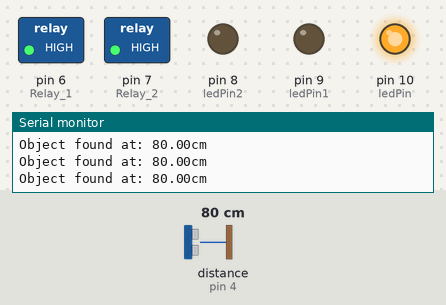
A sketch run on a simulated Arduino Uno, built with avr-gcc and run on an emulated ATmega328P. On the bench: switched loads named in the sketch (green lamp = pin HIGH), output pins drawn as LEDs (lit = HIGH), the last lines printed to the serial monitor. The test bench sets the inputs (shaded band); at power-on: distance to the obstacle (sensor on pin 4) 80 cm. The echo pulse lasts 58.3 µs per cm.

Above: at 3.2 s.
3.3 s: distance to the obstacle (sensor on pin 4) set to 22 cm
4.8 s: distance to the obstacle (sensor on pin 4) set to 18 cm
At 5.6 s:
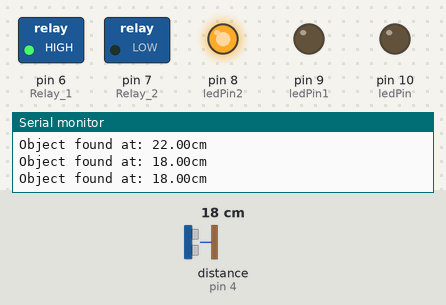
6.5 s: distance to the obstacle (sensor on pin 4) set to 13 cm
At 7.0 s:
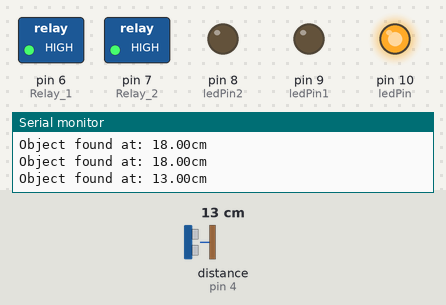
8.0 s: distance to the obstacle (sensor on pin 4) set to 11 cm
9.5 s: distance to the obstacle (sensor on pin 4) set to 8 cm
At 10.7 s:
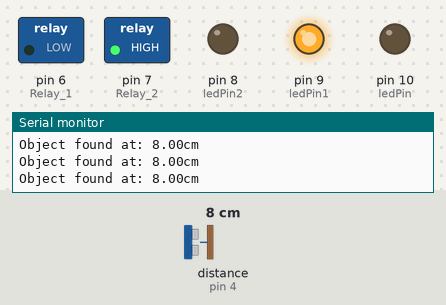
11.0 s: distance to the obstacle (sensor on pin 4) set to 120 cm
At 12.4 s:
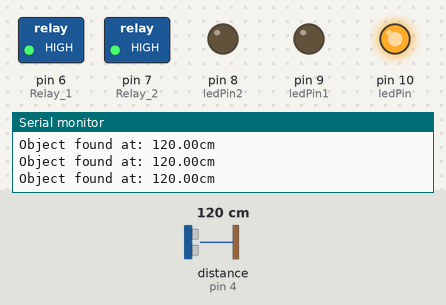
Timing chart, 0 to 13.5 s (numbered marks = the images above; inputs shaded):
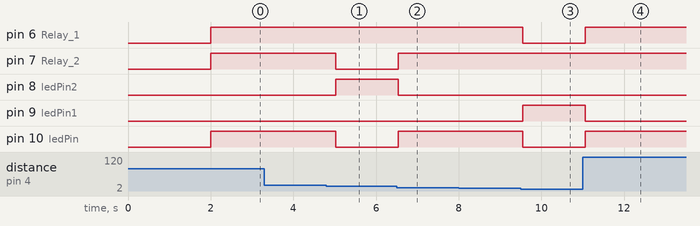

Measured:
- the behaviour switches between 20 and 19 cm on distance to the obstacle (sensor on pin 4) (found by bisection; images 0 and 1)
- the behaviour switches between 15 and 14 cm on distance to the obstacle (sensor on pin 4) (found by bisection; images 1 and 2)
- the behaviour switches between 10 and 9 cm on distance to the obstacle (sensor on pin 4) (found by bisection; images 2 and 3)
- after the input at 4.8 s, pin 7 (Relay_2), pin 10 (ledPin): HIGH → LOW after 0.23 s; pin 8 (ledPin2): LOW → HIGH after 0.23 s
- after the input at 6.5 s, pin 7 (Relay_2), pin 10 (ledPin): LOW → HIGH at once; pin 8 (ledPin2): HIGH → LOW at once
- after the input at 9.5 s, pin 6 (Relay_1), pin 10 (ledPin): HIGH → LOW after 0.05 s; pin 9 (ledPin1): LOW → HIGH after 0.05 s
- after the input at 11.0 s, pin 6 (Relay_1), pin 10 (ledPin): LOW → HIGH after 0.06 s; pin 9 (ledPin1): HIGH → LOW after 0.06 s

The sketch:

water_dispenser.ino
```cpp
#include "Ultrasonic.h"
#define trigger 5
#define echo 4
#define Relay_1 6
#define Relay_2 7


float time=0,distance;
Ultrasonic ultrasonic(5,4);
int ledPin=10;
int ledPin1=9;
int ledPin2=8;
void setup()
{
	Serial.begin(9600);
	pinMode(trigger,OUTPUT);
	pinMode(echo,INPUT);
	pinMode(Relay_1,OUTPUT);
  pinMode(Relay_2,OUTPUT);
  pinMode(ledPin,OUTPUT);
   pinMode(ledPin1,OUTPUT);
    pinMode(ledPin2,OUTPUT);

	delay(2000);
}
void loop()
{
 measure_distance();

 if(distance>0 && distance<10)
 {
	digitalWrite(Relay_1,LOW);
  digitalWrite(Relay_2,HIGH);
  digitalWrite(ledPin,LOW);
  digitalWrite(ledPin1,HIGH);
  digitalWrite(ledPin2,LOW);
}
else if(distance>14 && distance<20)
 {
	digitalWrite(Relay_1,HIGH);
  digitalWrite(Relay_2,LOW);
  digitalWrite(ledPin,LOW);
   digitalWrite(ledPin1,LOW);
   digitalWrite(ledPin2,HIGH);
   //digitalWrite(ledPin1,HIGH);
 }
 else
 {
	digitalWrite(Relay_1,HIGH);
  digitalWrite(Relay_2,HIGH);
  digitalWrite(ledPin,HIGH);
   digitalWrite(ledPin1,LOW);
   digitalWrite(ledPin2,LOW);
 }


 delay(500);
}
void measure_distance()
{
  distance = ultrasonic.read(CM);
  Serial.print("Object found at: ");
  Serial.print(distance);
  Serial.println("cm");
}
```
